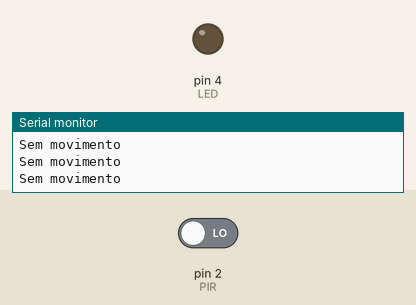
This sketch was run on a simulated Arduino Uno, built with avr-gcc and run on an emulated ATmega328P. Parts: output pins drawn as LEDs (lit = HIGH), the last lines printed to the serial monitor. The test bench sets the inputs (shaded band); at power-on: pin 2 (PIR) LOW.

Above: at 2.8 s.
2.9 s: pin 2 (PIR) driven HIGH
At 3.5 s:
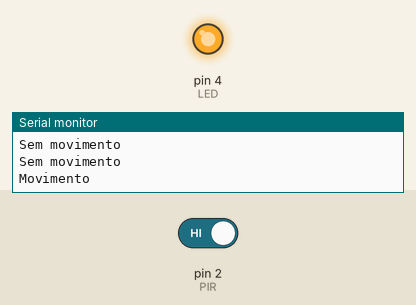
4.5 s: pin 2 (PIR) driven LOW
At 6.2 s:
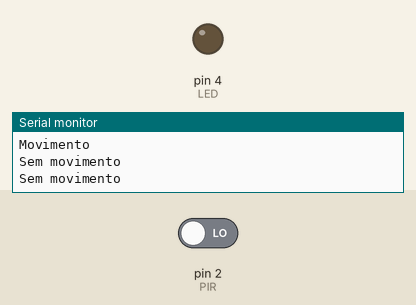
Timing chart, 0 to 7.7 s (numbered marks = the images above; inputs shaded):
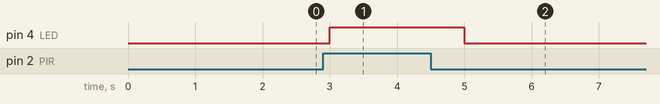

Measured:
- after the input at 2.9 s, pin 4 (LED): LOW → HIGH after 0.10 s
- after the input at 4.5 s, pin 4 (LED): HIGH → LOW after 0.50 s

The sketch:

detector_de_movimento1.ino
```cpp
const int PIR = 2;
const int LED = 4;

void setup(){

    pinMode(PIR, INPUT);
    pinMode(LED, OUTPUT);
    Serial.begin(9600);
}

void loop() {

    int valor = digitalRead(PIR);
    if (valor == 1) {

        Serial.println("Movimento");
        digitalWrite(LED, 1);
    }
    else{

        Serial.println("Sem movimento");
        digitalWrite(LED, 0);
    }

    delay(1000);
}
```
